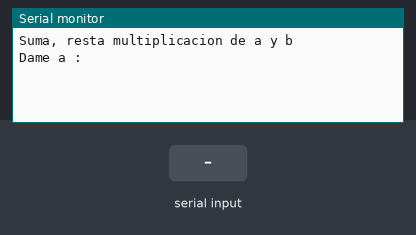
Bench run of a sketch on a simulated Arduino Uno, built with avr-gcc and run on an emulated ATmega328P. On the bench: the last lines printed to the serial monitor. Inputs (shaded band) come from the test bench.

Above: at 0.8 s.
0.9 s: "90,45\n" received over Serial
At 1.8 s:
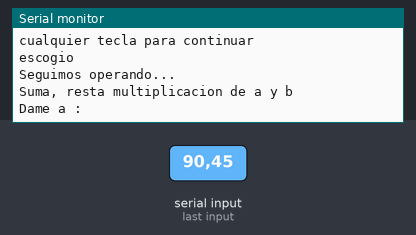
2.4 s: "1,90,45\n" received over Serial
At 3.4 s:
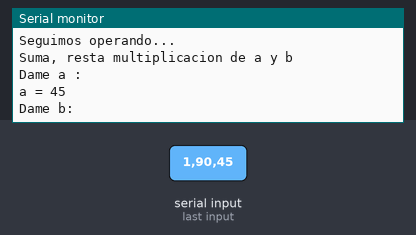
4.0 s: "x90\n" received over Serial
At 4.5 s:
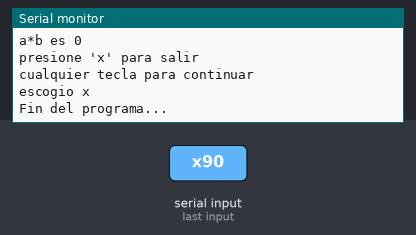
Timing chart, 0 to 7.0 s (numbered marks = the images above; inputs shaded):
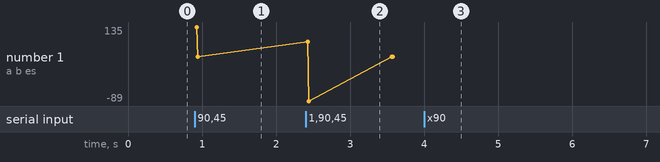

The sketch:

arduino.39.sumarestamultiplicadowhilellave.ino
```cpp
int a = 0;       //numero a
int b = 0;       //numero b
int suma = 0;    //variable de suma
int resta = 0;   //variable de resta
int multiplica = 0;    //variable de multiplicacion
char llave = '0';   //numero de intentos usados actualmente en 0
int condicion = 0;  //para controlar el flujo del programa

void setup() {
  Serial.begin(9600); //velocidad serial

  do                  //inicio de bucle do--while
  {
    Serial.println("Suma, resta multiplicacion de a y b ");
    Serial.println("Dame a : ");

    while (condicion == 0) { //condicion inicial
      if (Serial.available() > 0) { //si dato en serial entrar
        a = Serial.parseInt();      //dato en serial es a
        Serial.print("a = ");
        Serial.println(a);
        Serial.println("Dame b: ");
        condicion = 1;              //cambiar condicion para salir
      }
    }

    while (condicion == 1) { //condicion actual
      if (Serial.available() > 0) { //si dato en serial entrar
        b = Serial.parseInt();      //dato en serial es b
        Serial.print("b = ");
        Serial.println(b);
        condicion = 2;              //cambiar condicion para salir
      }
    }

    suma = a + b;
    resta = a - b;
    multiplica = a * b;
    Serial.print("a+b es ");
    Serial.println(suma);      //muestra suma
    Serial.print("a-b es ");
    Serial.println(resta);      //muestra resta
    Serial.print("a*b es ");
    Serial.println(multiplica);      //muestra multiplica
    Serial.println("presione 'x' para salir");
    Serial.println("cualquier tecla para continuar");
    condicion = 3;
    while (condicion == 3) {
      if (Serial.available() > 0) { //si dato en serial entrar
        llave = Serial.read();      //tipo char en serial es comando
        Serial.print("escogio ");
        Serial.println(llave);
        if (llave == 'x') {         //si comando es q entrar
          llave = 'x';              //cambiar comando por 'q'
          condicion = 4;              //cambiar condicion para salir de bucle
        }
        if (llave != 'x') {         //si es cualquier tecla
          Serial.println("Seguimos operando...");
          condicion = 0;              //regresar al inicio por condicion cero
        }
      }
    }
  } while (llave != 'x'); //se sale de do-while si llave es 'x'

  Serial.println("Fin del programa...");   //adios
}

void loop() {              //no usamos loop para que el programa tenga fin
}
```

Measured:
- after the input at 0.9 s, the serial monitor: prints a new line at once (image 1)
- after the input at 2.4 s, the serial monitor: prints a new line at once (image 2)
- after the input at 4.0 s, the serial monitor: prints a new line at once (image 3)
